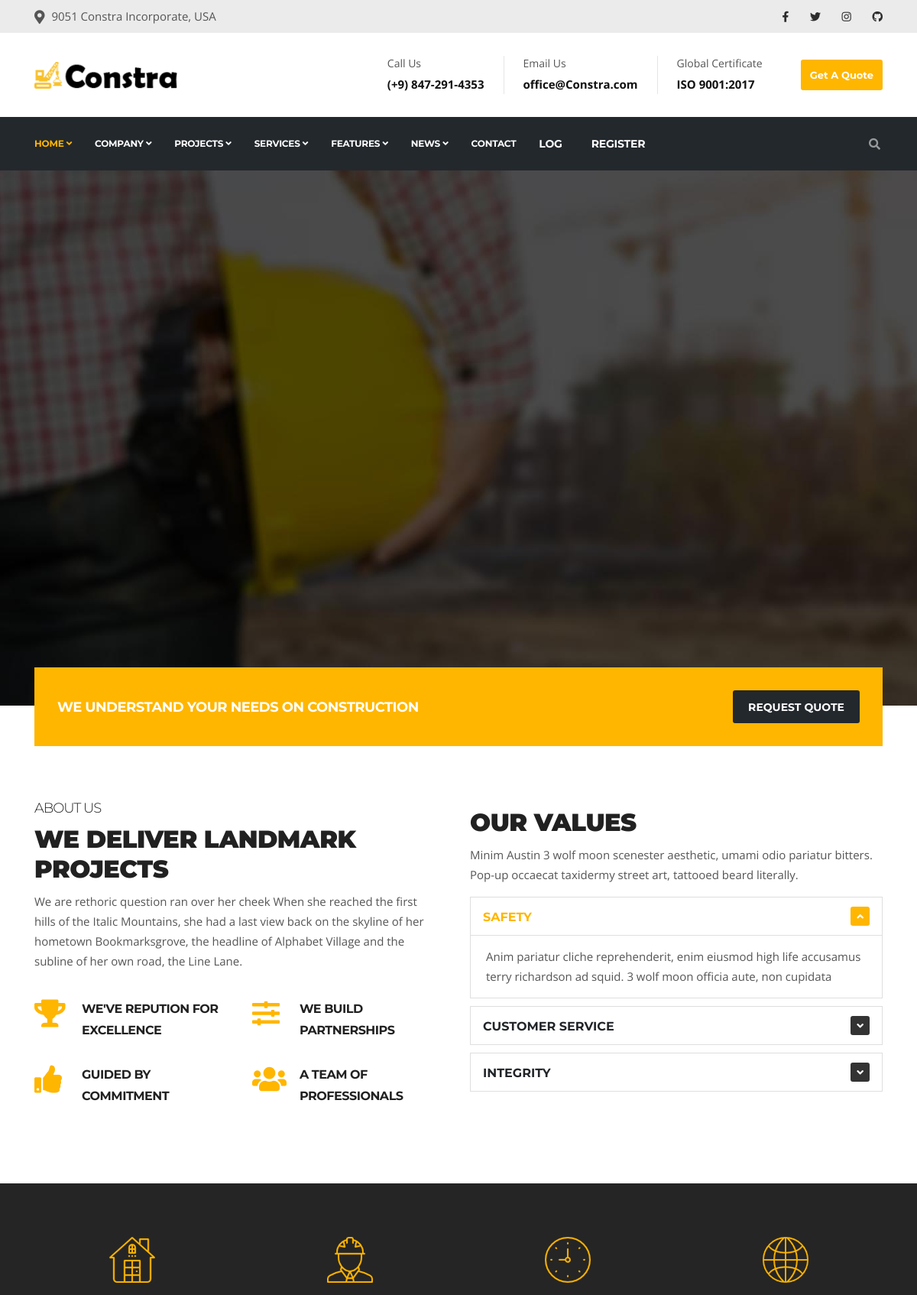
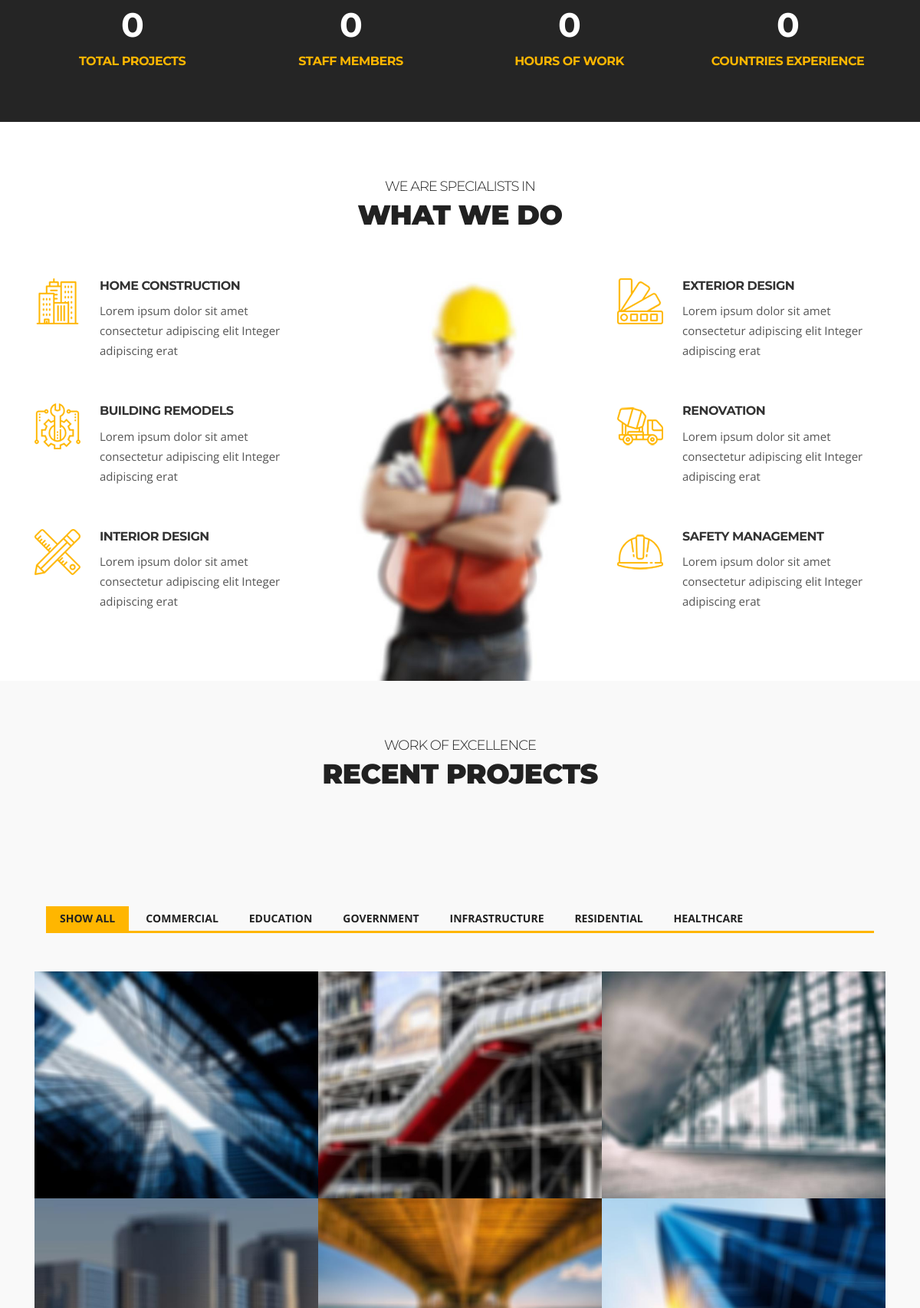
The page / (upper part) on the database its author committed (2 pictures, top to bottom).
### home/models.py (models this page shows, shortened)
class CommonInfo(models.Model):
    name = models.CharField(max_length=100)
    about = models.TextField(default='Nats Stenman began his career in construction with boots on the ground')
    class Meta:
        abstract = True

class Fact(CommonInfo):
    about = None
    number = models.IntegerField()
    image = models.ImageField(upload_to='images/icon-image/')

class Project(CommonInfo):
    location = models.CharField(max_length=100, default='McLean, VA')
    client = models.CharField(max_length=100, default='Pransbay Powers Authority')
    architect = models.CharField(max_length=100, default='Dlarke Pelli Incorp')
    size = models.IntegerField()
    image = models.ImageField(upload_to='images/projects/')
    categories = models.ManyToManyField(Category)

### home/views.py (the view)
# urls.py: path('', home_view, name='home'),
def home_view(request):
    context = {
        'facts': Fact.objects.all(),
        'object_list': Project.objects.all(),
    }
    return render(request, 'home/home.html', context)

### templates/home/home.html (shortened to what this page needs)
{% extends 'base/base.html' %}
{% load static %}
{% block content %}
<div class="banner-carousel banner-carousel-1 mb-0">
  <div class="banner-carousel-item" style="background-image:url({% static 'images/slider-main/bg2.jpg'%})">
    <div class="slider-content text-left">
        <div class="container h-100">
          <div class="row align-items-center h-100">
              <div class="col-md-12">
              </div>
          </div>
        </div>
    </div>
  </div>
</div>
<section class="call-to-action-box no-padding">
  <div class="container">
    <div class="action-style-box">
        <div class="row align-items-center">
          <div class="col-md-8 text-center text-md-left">
              <div class="call-to-action-text">
                <h3 class="action-title">We understand your needs on construction</h3>
              </div>
          </div>
          <div class="col-md-4 text-center text-md-right mt-3 mt-md-0">
              <div class="call-to-action-btn">
                <a class="btn btn-dark" href="#">Request Quote</a>
              </div>
          </div>
        </div>
    </div>
  </div>
</section>
<section id="ts-features" class="ts-features">
  <div class="container">
    <div class="row">
        <div class="col-lg-6">
          <div class="ts-intro">
              <h2 class="into-title">About Us</h2>
              <h3 class="into-sub-title">We deliver landmark projects</h3>
              <p>We are rethoric question ran over her cheek When she reached the first hills of the Italic Mountains,
                she had a last view back on the skyline of her hometown Bookmarksgrove, the headline of Alphabet Village
                and the subline of her own road, the Line Lane.</p>
          </div>
          <div class="gap-20"></div>
          <div class="row">
              <div class="col-md-6">
                <div class="ts-service-box">
                    <span class="ts-service-icon">
                      <i class="fas fa-trophy"></i>
                    </span>
                    <div class="ts-service-box-content">
                      <h3 class="service-box-title">We've Repution for Excellence</h3>
                    </div>
                </div>
              </div>
              <div class="col-md-6">
                <div class="ts-service-box">
                    <span class="ts-service-icon">
                      <i class="fas fa-sliders-h"></i>
                    </span>
                    <div class="ts-service-box-content">
                      <h3 class="service-box-title">We Build Partnerships</h3>
                    </div>
                </div>
              </div>
          </div>
          <div class="row">
              <div class="col-md-6">
                <div class="ts-service-box">
                    <span class="ts-service-icon">
                      <i class="fas fa-thumbs-up"></i>
                    </span>
                    <div class="ts-service-box-content">
                      <h3 class="service-box-title">Guided by Commitment</h3>
                    </div>
                </div>
              </div>
              <div class="col-md-6">
                <div class="ts-service-box">
                    <span class="ts-service-icon">
                      <i class="fas fa-users"></i>
                    </span>
                    <div class="ts-service-box-content">
                      <h3 class="service-box-title">A Team of Professionals</h3>
                    </div>
                </div>
              </div>
          </div>
        </div>
        <div class="col-lg-6 mt-4 mt-lg-0">
          <h3 class="into-sub-title">Our Values</h3>
          <p>Minim Austin 3 wolf moon scenester aesthetic, umami odio pariatur bitters. Pop-up occaecat taxidermy street art, tattooed beard literally.</p>
          <div class="accordion accordion-group" id="our-values-accordion">
              <div class="card">
                <div class="card-header p-0 bg-transparent" id="headingOne">
                    <h2 class="mb-0">
                      <button class="btn btn-block text-left" type="button" data-toggle="collapse" data-target="#collapseOne" aria-expanded="true" aria-controls="collapseOne">
                          Safety
                      </button>
                    </h2>
                </div>
                <div id="collapseOne" class="collapse show" aria-labelledby="headingOne" data-parent="#our-values-accordion">
                    <div class="card-body">
                      Anim pariatur cliche reprehenderit, enim eiusmod high life accusamus terry richardson ad squid. 3 wolf moon officia aute, non cupidata
                    </div>
                </div>
              </div>
              <div class="card">
                <div class="card-header p-0 bg-transparent" id="headingTwo">
                    <h2 class="mb-0">
                      <button class="btn btn-block text-left collapsed" type="button" data-toggle="collapse" data-target="#collapseTwo" aria-expanded="false" aria-controls="collapseTwo">
                          Customer Service
                      </button>
                    </h2>
                </div>
              </div>
              <div class="card">
                <div class="card-header p-0 bg-transparent" id="headingThree">
                    <h2 class="mb-0">
                      <button class="btn btn-block text-left collapsed" type="button" data-toggle="collapse" data-target="#collapseThree" aria-expanded="false" aria-controls="collapseThree">
                          Integrity
                      </button>
                    </h2>
                </div>
              </div>
          </div>
        </div>
    </div>
  </div>
</section>
{% include 'home/facts.html' %}
<section id="ts-service-area" class="ts-service-area pb-0">
  <div class="container">
    <div class="row text-center">
        <div class="col-12">
          <h2 class="section-title">We Are Specialists In</h2>
          <h3 class="section-sub-title">What We Do</h3>
        </div>
    </div>
    <div class="row">
        <div class="col-lg-4">
          <div class="ts-service-box d-flex">
              <div class="ts-service-box-img">
                <img loading="lazy" src="{% static 'images/icon-image/service-icon1.png'%}" alt="service-icon">
              </div>
              <div class="ts-service-box-info">
                <h3 class="service-box-title"><a href="#">Home Construction</a></h3>
                <p>Lorem ipsum dolor sit amet consectetur adipiscing elit Integer adipiscing erat</p>
              </div>
          </div>
          <div class="ts-service-box d-flex">
              <div class="ts-service-box-img">
                <img loading="lazy" src="{% static 'images/icon-image/service-icon2.png'%}" alt="service-icon">
              </div>
              <div class="ts-service-box-info">
                <h3 class="service-box-title"><a href="#">Building Remodels</a></h3>
                <p>Lorem ipsum dolor sit amet consectetur adipiscing elit Integer adipiscing erat</p>
              </div>
          </div>
          <div class="ts-service-box d-flex">
              <div class="ts-service-box-img">
                <img loading="lazy" src="{% static 'images/icon-image/service-icon3.png'%}"  alt="service-icon">
              </div>
              <div class="ts-service-box-info">
                <h3 class="service-box-title"><a href="#">Interior Design</a></h3>
                <p>Lorem ipsum dolor sit amet consectetur adipiscing elit Integer adipiscing erat</p>
              </div>
          </div>
        </div>
        <div class="col-lg-4 text-center">
          <img loading="lazy" class="img-fluid" src="{% static 'images/services/service-center.jpg'%}" alt="service-avater-image">
        </div>
        <div class="col-lg-4 mt-5 mt-lg-0 mb-4 mb-lg-0">
          <div class="ts-service-box d-flex">
              <div class="ts-service-box-img">
                <img loading="lazy" src="{% static 'images/icon-image/service-icon4.png'%}" alt="service-icon">
              </div>
              <div class="ts-service-box-info">
                <h3 class="service-box-title"><a href="#">Exterior Design</a></h3>
                <p>Lorem ipsum dolor sit amet consectetur adipiscing elit Integer adipiscing erat</p>
              </div>
          </div>
          <div class="ts-service-box d-flex">
              <div class="ts-service-box-img">
                <img loading="lazy" src="{% static 'images/icon-image/service-icon5.png'%}" alt="service-icon">
              </div>
              <div class="ts-service-box-info">
                <h3 class="service-box-title"><a href="#">Renovation</a></h3>
                <p>Lorem ipsum dolor sit amet consectetur adipiscing elit Integer adipiscing erat</p>
              </div>
          </div>
          <div class="ts-service-box d-flex">
              <div class="ts-service-box-img">
                <img loading="lazy" src="{% static 'images/icon-image/service-icon6.png'%}" alt="service-icon">
              </div>
              <div class="ts-service-box-info">
                <h3 class="service-box-title"><a href="#">Safety Management</a></h3>
                <p>Lorem ipsum dolor sit amet consectetur adipiscing elit Integer adipiscing erat</p>
              </div>
          </div>
        </div>
    </div>
  </div>
</section>
<section id="project-area" class="project-area solid-bg">
  <div class="container">
    <div class="row text-center">
      <div class="col-lg-12">
        <h2 class="section-title">Work of Excellence</h2>
        <h3 class="section-sub-title">Recent Projects</h3>
      </div>
    </div>
    {% include "project/list.html" %}
  </div>
</section>
{% endblock %}

### templates/home/facts.html
{% load static %}
<section id="facts" class="facts-area dark-bg">
  <div class="container">
    <div class="facts-wrapper">
        <div class="row">
        {% for f in facts %}
          <div class="col-md-3 col-sm-6 ts-facts">
              <div class="ts-facts-img">
                <img loading="lazy" src="{{f.image.url}}" alt="facts-img">
              </div>
              <div class="ts-facts-content">
                <h2 class="ts-facts-num"><span class="counterUp" data-count="{{f.number}}">0</span></h2>
                <h3 class="ts-facts-title">{{f.name}}</h3>
              </div>
          </div>
          {% endfor %}
        </div>
    </div>
  </div>
</section>

### templates/project/list.html (shortened to what this page needs)
{% load static %}
<section id="main-container" class="main-container">
  <div class="container">
    <div class="row">
      <div class="col-12">
        <div class="shuffle-btn-group">
          <label class="active" for="all">
            <input type="radio" name="shuffle-filter" id="all" value="all" checked="checked">Show All
          </label>
          <label for="commercial">
            <input type="radio" name="shuffle-filter" id="commercial" value="commercial">Commercial
          </label>
          <label for="education">
            <input type="radio" name="shuffle-filter" id="education" value="education">Education
          </label>
          <label for="government">
            <input type="radio" name="shuffle-filter" id="government" value="government">Government
          </label>
          <label for="infrastructure">
            <input type="radio" name="shuffle-filter" id="infrastructure" value="infrastructure">Infrastructure
          </label>
          <label for="residential">
            <input type="radio" name="shuffle-filter" id="residential" value="residential">Residential
          </label>
          <label for="healthcare">
            <input type="radio" name="shuffle-filter" id="healthcare" value="healthcare">Healthcare
          </label>
        </div>
        <div class="row shuffle-wrapper">
          <div class="col-1 shuffle-sizer"></div>
          {% for o in object_list %}
          <div class="col-lg-4 col-md-6 shuffle-item" data-groups="[{% for c in o.categories.all %}&quot;{{c.name|lower}}&quot;{% if forloop.counter == 1 %},{% endif %} {% endfor %}]">
            <div class="project-img-container">
              <a class="gallery-popup" href="{{o.image.url}}">
                <img class="img-fluid" src="{{o.image.url}}" alt="project-image">
              </a>
              <div class="project-item-info">
              </div>
            </div>
          </div>
          {% endfor %}
        </div>
      </div>
    </div>
  </div>
</section>

### rows shown on the page
Fact: image (picture), name "TOTAL PROJECTS"
Fact: image (picture), name "STAFF MEMBERS"
Fact: image (picture), name "HOURS OF WORK"
Fact: image (picture), name "COUNTRIES EXPERIENCE"
Project: image (picture)
Project: image (picture)
Project: image (picture)
Project: image (picture)
Project: image (picture)
Project: image (picture)
